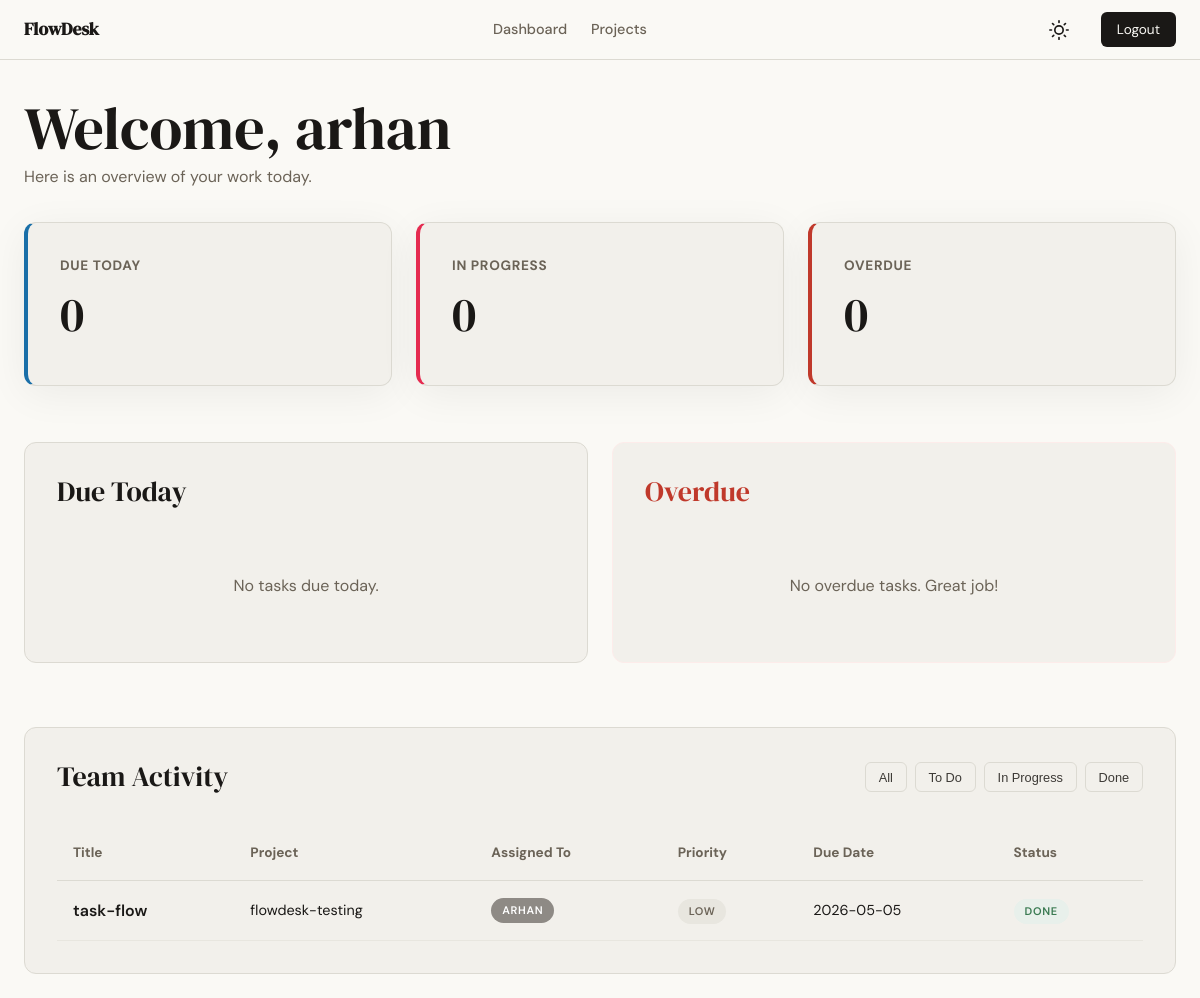
/dashboard (signed in), run on an earlier commit of the app's database.
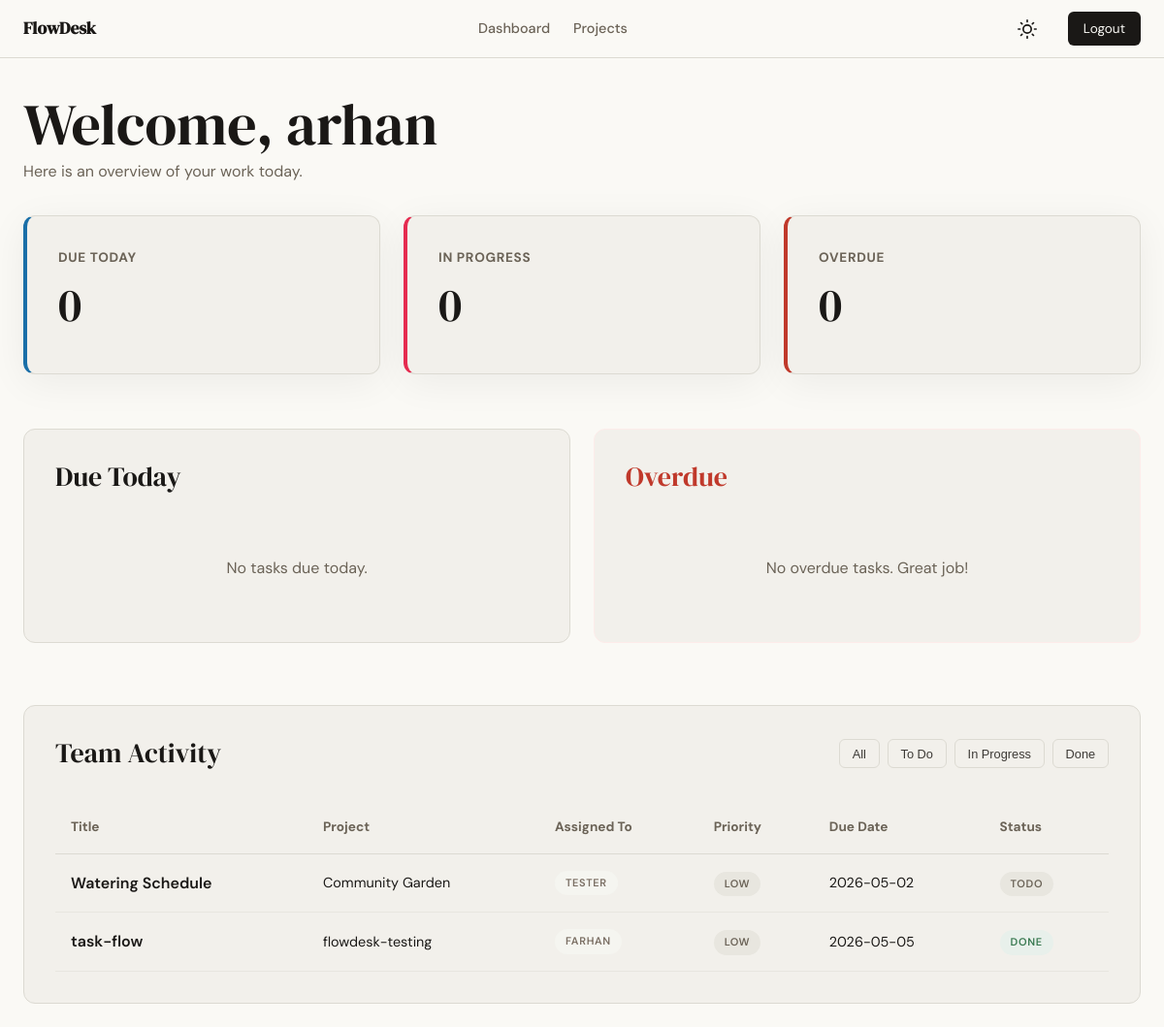
And on a later commit of the database.
### app/models.py (models this page shows, shortened)
class User(db.Model, UserMixin):
    id = db.Column(db.Integer, primary_key=True)
    username = db.Column(db.String(80), unique=True, nullable=False)
    email = db.Column(db.String(120), unique=True, nullable=False)
    password_hash = db.Column(db.String(256), nullable=False)
    created_at = db.Column(db.DateTime, default=lambda: datetime.now(timezone.utc))
    owned_projects = db.relationship('Project', backref='owner', lazy=True)
    project_memberships = db.relationship('ProjectMember', backref='user', lazy=True)
    created_tasks = db.relationship('Task', foreign_keys='Task.created_by', backref='creator', lazy=True)
    assigned_tasks = db.relationship('Task', foreign_keys='Task.assigned_to', backref='assignee', lazy=True)

class Task(db.Model):
    id = db.Column(db.Integer, primary_key=True)
    title = db.Column(db.String(200), nullable=False)
    description = db.Column(db.Text)
    status = db.Column(db.Enum('todo', 'in_progress', 'done', name='task_status'), default='todo')
    priority = db.Column(db.Enum('low', 'medium', 'high', name='task_priority'), default='medium')
    due_date = db.Column(db.Date)
    created_at = db.Column(db.DateTime, default=lambda: datetime.now(timezone.utc))
    updated_at = db.Column(db.DateTime, default=lambda: datetime.now(timezone.utc), onupdate=lambda: datetime.now(timezone.utc))
    project_id = db.Column(db.Integer, db.ForeignKey('project.id'), nullable=False)
    created_by = db.Column(db.Integer, db.ForeignKey('user.id'), nullable=False)
    assigned_to = db.Column(db.Integer, db.ForeignKey('user.id'))

class Project(db.Model):
    id = db.Column(db.Integer, primary_key=True)
    name = db.Column(db.String(120), nullable=False)
    description = db.Column(db.Text)
    created_at = db.Column(db.DateTime, default=lambda: datetime.now(timezone.utc))
    owner_id = db.Column(db.Integer, db.ForeignKey('user.id'), nullable=False)
    members = db.relationship('ProjectMember', backref='project', lazy=True, cascade='all, delete-orphan')
    tasks = db.relationship('Task', backref='project', lazy=True, cascade='all, delete-orphan')

### app/dashboard/routes.py (the view)
@dashboard.route('/dashboard')
@login_required
def index():
    today = date.today()
    tasks_today = Task.query.filter(
        and_(Task.assigned_to == current_user.id, Task.due_date == today, Task.status != 'done')
    ).all()
    in_progress_count = Task.query.filter(
        and_(Task.assigned_to == current_user.id, Task.status == 'in_progress')
    ).count()
    overdue_tasks = Task.query.filter(
        and_(Task.assigned_to == current_user.id, Task.due_date < today, Task.status != 'done')
    ).all()
    user_project_ids = [m.project_id for m in current_user.project_memberships]
    team_tasks = Task.query.filter(Task.project_id.in_(user_project_ids)).order_by(Task.due_date.asc().nullslast()).all()
    return render_template(
        'dashboard/index.html',
        tasks_today=tasks_today,
        in_progress_count=in_progress_count,
        overdue_tasks=overdue_tasks,
        all_my_tasks=team_tasks
    )

### app/templates/dashboard/index.html (shortened to what this page needs)
{% extends "base.html" %}
{% block content %}
<header class="mb-4">
    <h1>Welcome, {{ current_user.username }}</h1>
    <p class="text-muted">Here is an overview of your work today.</p>
</header>
<section class="grid-3 mb-4" style="display: grid; grid-template-columns: repeat(auto-fit, minmax(280px, 1fr)); gap: 1.5rem;">
    <div class="card card-shadow" style="background-color: var(--paper-warm); border-left: 4px solid var(--info);">
        <h5 class="text-muted" style="font-size: 0.85rem; text-transform: uppercase; letter-spacing: 0.05em;">Due Today</h5>
        <p style="font-size: 3rem; font-family: var(--font-display);">{{ tasks_today|length }}</p>
    </div>
    <div class="card card-shadow" style="background-color: var(--paper-warm); border-left: 4px solid var(--accent);">
        <h5 class="text-muted" style="font-size: 0.85rem; text-transform: uppercase; letter-spacing: 0.05em;">In Progress</h5>
        <p style="font-size: 3rem; font-family: var(--font-display);">{{ in_progress_count }}</p>
    </div>
    <div class="card card-shadow" style="background-color: var(--paper-warm); border-left: 4px solid var(--danger);">
        <h5 class="text-muted" style="font-size: 0.85rem; text-transform: uppercase; letter-spacing: 0.05em;">Overdue</h5>
        <p style="font-size: 3rem; font-family: var(--font-display);">{{ overdue_tasks|length }}</p>
    </div>
</section>
<div style="display: grid; grid-template-columns: repeat(auto-fit, minmax(400px, 1fr)); gap: 1.5rem; margin-bottom: 2.5rem;">
    <div class="card">
        <h3 class="mb-4">Due Today</h3>
        <div style="display: flex; flex-direction: column; gap: 1rem;">
            {% for task in tasks_today %}
                <a href="{{ url_for('tasks.detail', id=task.id) }}" class="flex-between" style="padding: 1rem; border: 1px solid var(--border-soft); border-radius: var(--radius-sm);">
                    <div>
                        <h6 style="font-weight: 600;">{{ task.title }}</h6>
                        <small class="text-muted">{{ task.project.name }}</small>
                    </div>
                    <span class="badge badge-{{ task.priority }}">{{ task.priority }}</span>
                </a>
            {% else %}
                <p class="text-muted" style="text-align: center; padding: 2rem;">No tasks due today.</p>
            {% endfor %}
        </div>
    </div>
    <div class="card" style="border-color: var(--danger-light);">
        <h3 class="mb-4" style="color: var(--danger);">Overdue</h3>
        <div style="display: flex; flex-direction: column; gap: 1rem;">
            {% for task in overdue_tasks %}
                <a href="{{ url_for('tasks.detail', id=task.id) }}" class="flex-between overdue-row" style="padding: 1rem; border-radius: var(--radius-sm);">
                    <div>
                        <h6 style="font-weight: 600;">{{ task.title }}</h6>
                        <small style="opacity: 0.8;">{{ task.project.name }}</small>
                    </div>
                    <span style="font-weight: 600; font-size: 0.8rem;">{{ task.due_date.strftime('%b %d') }}</span>
                </a>
            {% else %}
                <p class="text-muted" style="text-align: center; padding: 2rem;">No overdue tasks. Great job!</p>
            {% endfor %}
        </div>
    </div>
</div>
<div class="card">
    <div class="flex-between mb-4">
        <h3>Team Activity</h3>
        <div style="display: flex; gap: 0.5rem;">
            <button class="btn btn-ghost filter-btn active" style="padding: 0.4rem 0.8rem; font-size: 0.8rem;" onclick="filterTasks('all')">All</button>
            <button class="btn btn-ghost filter-btn" style="padding: 0.4rem 0.8rem; font-size: 0.8rem;" onclick="filterTasks('todo')">To Do</button>
            <button class="btn btn-ghost filter-btn" style="padding: 0.4rem 0.8rem; font-size: 0.8rem;" onclick="filterTasks('in_progress')">In Progress</button>
            <button class="btn btn-ghost filter-btn" style="padding: 0.4rem 0.8rem; font-size: 0.8rem;" onclick="filterTasks('done')">Done</button>
        </div>
    </div>
    <div style="overflow-x: auto;">
        <table style="width: 100%; border-collapse: collapse; text-align: left;">
            <thead>
                <tr style="border-bottom: 1px solid var(--border); color: var(--ink-muted); font-size: 0.85rem;">
                    <th style="padding: 1rem;">Title</th>
                    <th style="padding: 1rem;">Project</th>
                    <th style="padding: 1rem;">Assigned To</th>
                    <th style="padding: 1rem;">Priority</th>
                    <th style="padding: 1rem;">Due Date</th>
                    <th style="padding: 1rem;">Status</th>
                </tr>
            </thead>
            <tbody>
                {% for task in all_my_tasks %}
                    {% set is_mine = task.assigned_to == current_user.id %}
                    <tr class="task-row" data-status="{{ task.status }}" style="border-bottom: 1px solid var(--border-soft); {% if is_mine %}background-color: var(--paper-warm);{% endif %}">
                        <td style="padding: 1rem;">
                            <a href="{{ url_for('tasks.detail', id=task.id) }}" style="color: var(--ink); font-weight: 600;">
                                {{ task.title }}
                            </a>
                        </td>
                        <td style="padding: 1rem; font-size: 0.9rem;">{{ task.project.name }}</td>
                        <td style="padding: 1rem; font-size: 0.9rem;">
                            {% if task.assigned_to %}
                                <span class="badge {{ 'badge-me' if task.assigned_to == current_user.id else 'badge-user' }}">{{ task.assignee.username }}</span>
                            {% else %}
                                <span style="color: var(--ink-faint); font-style: italic; font-size: 0.8rem;">Unassigned</span>
                            {% endif %}
                        </td>
                        <td style="padding: 1rem;">
                            <span class="badge badge-{{ task.priority }}">{{ task.priority }}</span>
                        </td>
                        <td style="padding: 1rem; font-size: 0.9rem;">{{ task.due_date.strftime('%Y-%m-%d') if task.due_date else '-' }}</td>
                        <td style="padding: 1rem;">
                            <span class="badge badge-{{ task.status | replace('_', '-') }}">{{ task.status | replace('_', ' ') }}</span>
                        </td>
                    </tr>
                {% else %}
                    <tr>
                        <td colspan="6" style="text-align: center; padding: 3rem; color: var(--ink-faint);">No team activity found in your projects.</td>
                    </tr>
                {% endfor %}
            </tbody>
        </table>
    </div>
</div>
{% endblock %}

### app/templates/base.html (shortened to what this page needs)
<!DOCTYPE html>
<html lang="en">
<head>
    <link rel="stylesheet" href="{{ url_for('static', filename='css/style.css') }}">
</head>
<body>
    <nav class="navbar">
        <div class="container">
            <a href="{{ url_for('dashboard.root') }}" class="navbar-brand">FlowDesk</a>
            <div class="nav-links">
                {% if current_user.is_authenticated %}
                    <a href="{{ url_for('dashboard.index') }}" class="nav-link">Dashboard</a>
                    <a href="{{ url_for('projects.list_projects') }}" class="nav-link">Projects</a>
                {% endif %}
            </div>
            <div class="nav-links">
                <button id="theme-toggle" class="theme-toggle" title="Toggle Dark Mode">
                    <svg width="20" height="20" viewBox="0 0 24 24" fill="none" stroke="currentColor" stroke-width="2" stroke-linecap="round" stroke-linejoin="round"><circle cx="12" cy="12" r="5"/><path d="M12 1v2M12 21v2M4.22 4.22l1.42 1.42M18.36 18.36l1.42 1.42M1 12h2M21 12h2M4.22 19.78l1.42-1.42M18.36 5.64l1.42-1.42"/></svg>
                </button>
                {% if current_user.is_authenticated %}
                    <a href="{{ url_for('auth.logout') }}" class="nav-cta">Logout</a>
                {% else %}
                    <a href="{{ url_for('auth.login') }}" class="nav-link">Login</a>
                    <a href="{{ url_for('auth.register') }}" class="nav-cta">Get Started</a>
                {% endif %}
            </div>
        </div>
    </nav>
    <main class="container mt-4">
        {% block content %}{% endblock %}
    </main>
</body>
</html>

### app/static/css/style.css (style rules this page uses)
:root { --ink: #1a1816; --ink-soft: #3d3a36; --ink-muted: #6b6357; --ink-faint: #9a9088; --paper: #faf9f5; --paper-warm: #f2f0eb; --paper-card: #f2f0eb; --accent: #E52b50; --accent-light: #fdecea; --danger: #c0392b; --danger-light: #fdecea; --success: #2e7d32; --success-light: #e8f5e9; --info: #1a6fa8; --info-light: #e8f4fd; --warning: #b8860b; --warning-light: #fff8e1; --border: #dcdad2; --border-soft: #e8e6df; --font-display: 'DM Serif Display', Georgia, serif; --font-body: 'DM Sans', system-ui, sans-serif; --badge-low-bg: #E8E6DF; --badge-low-text: #6B6357; --badge-me-bg: #8E8A85; --badge-me-text: #FFFFFF; --badge-user-bg: #F5F5F0; --badge-user-text: #7A6E63; --badge-medium-bg: #FFF8E1; --badge-medium-text: #9A6830; --max-width: 1200px; --auth-width: 440px; --radius-sm: 6px; --radius-md: 12px; --radius-lg: 20px; }
* { box-sizing: border-box; margin: 0; padding: 0; }
body { font-family: var(--font-body); background-color: var(--paper); color: var(--ink); line-height: 1.6; transition: background-color 0.3s, color 0.3s; min-height: 100vh; }
h1, h2, h3, h4, .display-font { font-family: var(--font-display); font-weight: 400; line-height: 1.2; }
h1 { font-size: clamp(2.5rem, 5vw, 4rem); }
h3 { font-size: 1.75rem; }
a { color: var(--accent); text-decoration: none; transition: 0.2s ease; }
.container { max-width: var(--max-width); margin: 0 auto; padding: 0 1.5rem; }
.navbar { height: 60px; background-color: var(--paper); border-bottom: 1px solid var(--border); position: sticky; top: 0; z-index: 100; display: flex; align-items: center; }
.navbar .container { display: flex; justify-content: space-between; align-items: center; width: 100%; }
.navbar-brand { font-family: var(--font-display); font-size: 1.1rem; font-weight: 600; color: var(--ink); }
.nav-links { display: flex; gap: 1.5rem; align-items: center; }
.nav-link { font-size: 0.9rem; color: var(--ink-muted); font-weight: 500; }
.nav-cta { background-color: var(--ink); color: var(--paper); padding: 0.4rem 1rem; border-radius: var(--radius-sm); font-size: 0.85rem; }
.btn { display: inline-block; padding: 0.65rem 1.5rem; font-size: 0.9rem; font-weight: 500; border-radius: var(--radius-sm); cursor: pointer; transition: 0.2s ease; border: none; text-align: center; }
.btn-ghost { background-color: transparent; border: 1px solid var(--border); color: var(--ink-soft); }
.card { background-color: var(--paper-card); border: 1px solid var(--border); border-radius: var(--radius-md); padding: 2rem; margin-bottom: 1.5rem; }
.card-shadow { box-shadow: 0 8px 40px rgba(0,0,0,0.06); }
::placeholder { color: var(--ink-faint); }
.badge { display: inline-block; font-size: 11px; font-weight: 600; letter-spacing: 0.06em; padding: 4px 11px; border-radius: 999px; text-transform: uppercase; }
.badge-user { background: var(--badge-user-bg); color: var(--badge-user-text); }
.badge-low { background: var(--badge-low-bg); color: var(--badge-low-text); }
.badge-todo { background: var(--badge-low-bg); color: var(--badge-low-text); }
.badge-done { background: #E8F0EB; color: #3A7A52; }
.text-muted { color: var(--ink-muted); }
.mt-4 { margin-top: 2rem; }
.mb-4 { margin-bottom: 2rem; }
.flex-between { display: flex; justify-content: space-between; align-items: center; }
.theme-toggle { background: none; border: none; cursor: pointer; padding: 0.5rem; color: var(--ink); display: flex; align-items: center; justify-content: center; }

What changed in the data, as far as the page shows it:
added Task: title "Watering Schedule", project.name "Community Garden", assignee.username "TESTER", priority "LOW", due_date "2026-05-02", status "TODO"
changed Task "task-flow": assigned_to 2 → 3 (drawn); assignee.username "ARHAN" → "FARHAN"
